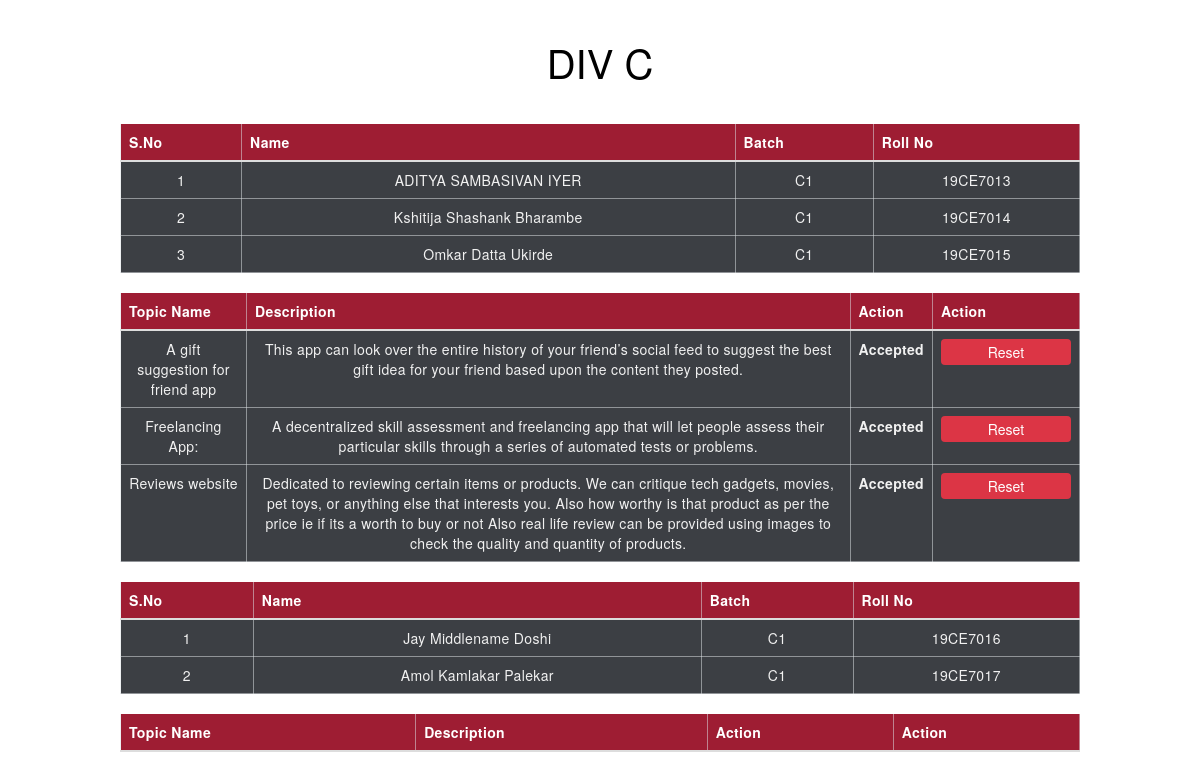
Page /division.php?division=C on the earlier database version.
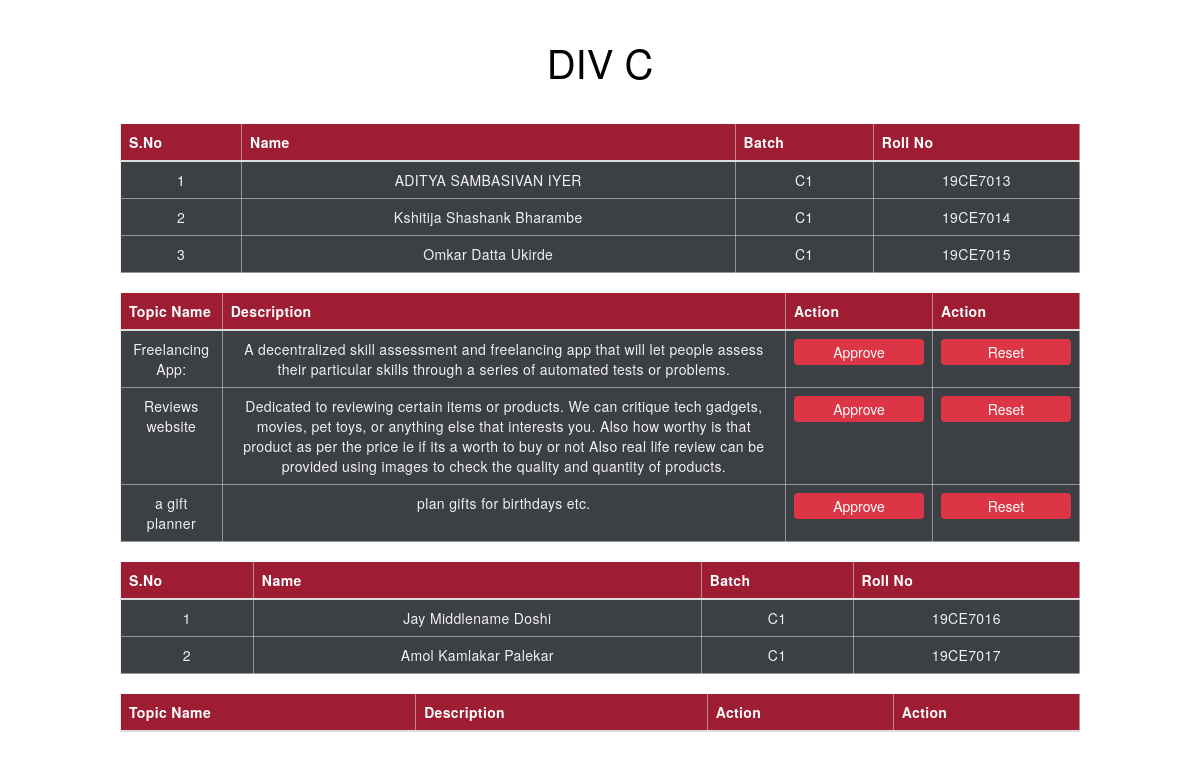
Same page on the later database version.
### tables this page shows
CREATE TABLE `groups` (
  `sr_no` int(11) NOT NULL,
  `g_id` varchar(10) NOT NULL,
  `s_id` varchar(10) NOT NULL,
  `division` varchar(1) NOT NULL,
  `Leader` tinyint(1) DEFAULT NULL
);

CREATE TABLE `student` (
  `sr_no` int(10) NOT NULL,
  `s_id` varchar(20) NOT NULL,
  `dept` varchar(10) NOT NULL,
  `roll_no` varchar(10) NOT NULL,
  `F_name` varchar(20) NOT NULL,
  `M_name` varchar(20) NOT NULL,
  `L_name` varchar(20) NOT NULL,
  `email` varchar(50) NOT NULL,
  `password` varchar(20) NOT NULL,
  `contact` bigint(10) NOT NULL,
  `year` varchar(10) NOT NULL,
  `division` varchar(10) NOT NULL,
  `batch` varchar(10) NOT NULL,
  `active` tinyint(1) DEFAULT NULL
);

CREATE TABLE `project_suggestions` (
  `sr_no` int(11) NOT NULL,
  `g_id` varchar(10) NOT NULL,
  `topic_id` varchar(10) NOT NULL,
  `topic` varchar(100) NOT NULL,
  `description` varchar(1500) NOT NULL,
  `dept` varchar(10) NOT NULL,
  `approved` int(11) NOT NULL,
  `status` int(11) NOT NULL
);

### division.php (the view, shortened to what this page needs)
<?php
 include('Connect.php');
?>
<!DOCTYPE html>
<html>
<head>
    <link rel="stylesheet" href="css/div.css">
    <link rel="stylesheet" href="https://maxcdn.bootstrapcdn.com/bootstrap/3.4.1/css/bootstrap.min.css">
</head>
<body>
    <div class="table-container">
        <?php
            $division=$_GET['division'];
            echo'<h1 class="heading">DIV '.$division.'</h1>';
               $res3 = mysqli_query($Connect," SELECT * FROM `groups` WHERE `Leader` = '1' AND `division`='$division' ");
               while ($row3=mysqli_fetch_array($res3)) {
                   $g_id=$row3['g_id']; ?>
        <table class="table">
        <thead>
                 <th>S.No</th>
                 <th>Name</th>
                 <th>Batch</th>
                 <th>Roll No</th>
            </thead>
            <tbody>
            <?php
    $n=1;
                   $res1 = mysqli_query($Connect, " SELECT * FROM `groups` WHERE `g_id` = '$g_id' ");
                   while ($row1=mysqli_fetch_array($res1)) {
                       $s_id=$row1['s_id'];
                       $res2 = mysqli_query($Connect, " SELECT * FROM `student` WHERE  `s_id`='$s_id' ");
                       while ($row2=mysqli_fetch_array($res2)) {
                           $F_name = $row2['F_name'];
                           $M_name = $row2['M_name'];
                           $L_name = $row2['L_name'];
                           $Full_name=" {$F_name} {$M_name} {$L_name} ";
                           $roll_no = $row2['roll_no'];
                           $batch = $row2['batch']; ?>
                  <tr>
                        <td data-label="S.No"><?php echo $n ?></td>
                        <td data-label="Name"><?php echo $Full_name ?></td>
                        <td data-label="Batch"><?php echo $batch ?></td>
                        <td data-label="Roll No"><?php echo $roll_no ?></td>
                  </tr>
                <?php
                    $n++;
                       }
                   }
               ?>
            </tbody>
          </table>
        <table class="table">
            <thead>
                <tr>
                    <th>Topic Name</th>
                    <th>Description</th>
                    <th>Action</th>
                    <th>Action</th>
                </tr>
            </thead>
            <tbody>
            <?php
            $res5 = mysqli_query($Connect," SELECT * FROM `project_suggestions` WHERE `g_id` = '$g_id'  ");
               while ($row5=mysqli_fetch_array($res5)) {
                   $topic   =   $row5['topic'];
                   $description = $row5['description'];
                   $topic_id = $row5['topic_id'];
                ?>
                <tr>
                    <td data-label="Topic Name"><?php echo $topic?></td>
                    <td data-label="Description"> <?php echo $description?> </td>
                    <?php
                        $approved=$row5['approved'];
                        if ($approved == 0) {
                            ?>
                            <td data-label="Action"><form method="post"><button  name="<?php echo $topic_id ?>" class="btn">Approve</button></form></td>
                            <?php
                        } elseif ($approved == '1') {
                            echo'<td data-label="Action"><label>Accepted</label></td>';
                        } else {
                            echo'<td data-label="Action"><label>Rejected</label></td>';
                        }
                    ?>
                    <td data-label="Action"><form method="post"><button  name="<?php echo "A$topic_id" ?>" class="btn">Reset</button></form>
                </tr>
                <?php
        }
           }
               ?>
            </tbody>
        </table>

### css/div.css (style rules this page uses)
* { margin: 0; padding: 0; box-sizing: border-box; }
body { background-color: #FFFFFF; font-family: sans-serif; }
.table-container { padding: 0 10%; margin: 40px auto 0; }
.heading { font-size: 40px; text-align: center; color: #000; margin-bottom: 40px; }
.table { width: 100%; border-collapse: collapse; }
.table thead { background-color: rgb(158,29,51); }
.table thead tr th { font-size: 14px; font-weight: medium; letter-spacing: 0.35px; color: #FFFFFF; opacity: 1; padding: 12px; vertical-align: top; border:1px solid #dee2e685; }
.table tbody tr td { font-size: 14px; letter-spacing: 0.35px; font-weight: normal; color: #f1f1f1; background-color: #3c3f44; padding: 8px; text-align: center; border: 1px solid #dee2e685; }
.table tbody tr td .btn { width: 130px; text-decoration: none; line-height: 12px; display: inline-block; background-color: #dc3545; font-weight: medium; color: #FFFFFF; text-align: center; vertical-align: middle; user-select: none; border: 1px solid transparent; font-size: 14px; opacity: 1; }

Differences in the rows shown:
removed project_suggestions: topic "A gift suggestion for friend app", description "This app can look over the entire history of your friend’s social feed to suggest the best gift idea for your friend based upon the content they posted.", approved "Accepted", shown under groups (number 1 of 5 on the later page)
changed project_suggestions "Freelancing App:": approved "Accepted" → "Approve"
changed project_suggestions "Reviews website": approved "Accepted" → "Approve"
added project_suggestions: topic "a gift planner", description "plan gifts for birthdays etc.", shown under groups (number 1 of 5 on the later page)
